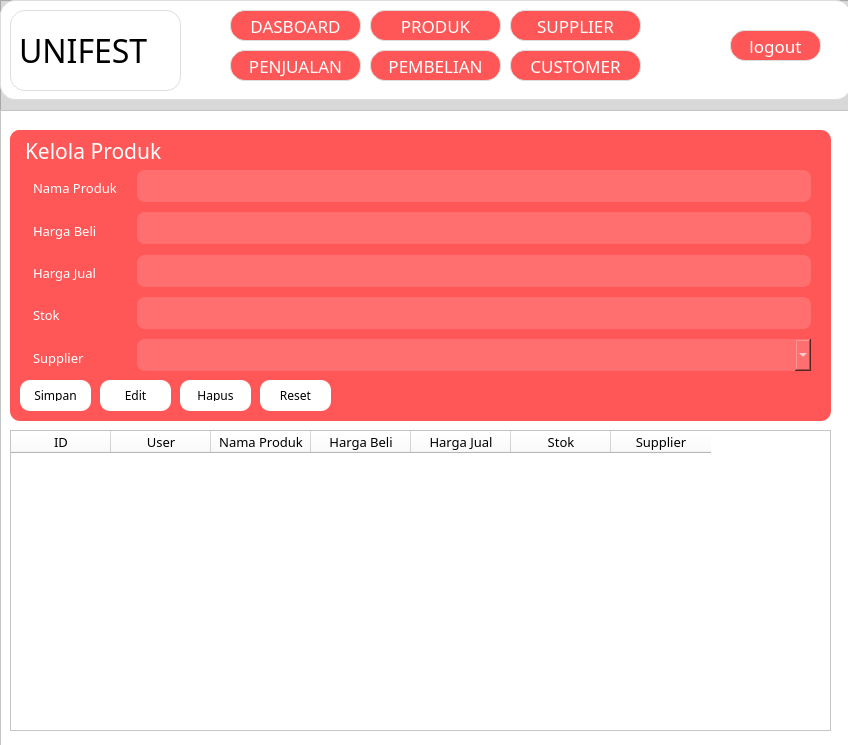
<?xml version="1.0" encoding="UTF-8"?>
<ui version="4.0">
 <class>Form_produk</class>
 <widget class="QWidget" name="Form_produk">
  <property name="geometry">
   <rect>
    <x>0</x>
    <y>0</y>
    <width>848</width>
    <height>745</height>
   </rect>
  </property>
  <property name="windowTitle">
   <string>Form</string>
  </property>
  <widget class="QFrame" name="frame_2">
   <property name="geometry">
    <rect>
     <x>0</x>
     <y>0</y>
     <width>851</width>
     <height>751</height>
    </rect>
   </property>
   <property name="styleSheet">
    <string notr="true">background-color: #d8d8d8;</string>
   </property>
   <property name="frameShape">
    <enum>QFrame::StyledPanel</enum>
   </property>
   <property name="frameShadow">
    <enum>QFrame::Raised</enum>
   </property>
   <widget class="QFrame" name="frame_header">
    <property name="enabled">
     <bool>true</bool>
    </property>
    <property name="geometry">
     <rect>
      <x>0</x>
      <y>0</y>
      <width>851</width>
      <height>100</height>
     </rect>
    </property>
    <property name="minimumSize">
     <size>
      <width>0</width>
      <height>100</height>
     </size>
    </property>
    <property name="maximumSize">
     <size>
      <width>16777215</width>
      <height>100</height>
     </size>
    </property>
    <property name="autoFillBackground">
     <bool>false</bool>
    </property>
    <property name="styleSheet">
     <string notr="true">background-color: #ffffff;
border-radius: 15px;
border: 1px solid #ddd;
</string>
    </property>
    <property name="frameShape">
     <enum>QFrame::StyledPanel</enum>
    </property>
    <property name="frameShadow">
     <enum>QFrame::Raised</enum>
    </property>
    <widget class="QLabel" name="lbl_logo">
     <property name="geometry">
      <rect>
       <x>10</x>
       <y>10</y>
       <width>171</width>
       <height>81</height>
      </rect>
     </property>
     <property name="font">
      <font>
       <family>Jersey Sharp</family>
       <pointsize>24</pointsize>
      </font>
     </property>
     <property name="text">
      <string>UNIFEST</string>
     </property>
    </widget>
    <widget class="QPushButton" name="btn_dashboard">
     <property name="geometry">
      <rect>
       <x>230</x>
       <y>10</y>
       <width>131</width>
       <height>31</height>
      </rect>
     </property>
     <property name="font">
      <font>
       <family>Milky Nice</family>
       <pointsize>13</pointsize>
      </font>
     </property>
     <property name="styleSheet">
      <string notr="true">background-color: #ff5757;
color: white;</string>
     </property>
     <property name="text">
      <string>DASBOARD</string>
     </property>
    </widget>
    <widget class="QPushButton" name="btn_produk">
     <property name="geometry">
      <rect>
       <x>370</x>
       <y>10</y>
       <width>131</width>
       <height>31</height>
      </rect>
     </property>
     <property name="font">
      <font>
       <family>Milky Nice</family>
       <pointsize>13</pointsize>
      </font>
     </property>
     <property name="styleSheet">
      <string notr="true">background-color: #ff5757;
color: white;</string>
     </property>
     <property name="text">
      <string>PRODUK</string>
     </property>
    </widget>
    <widget class="QPushButton" name="btn_supplier">
     <property name="geometry">
      <rect>
       <x>510</x>
       <y>10</y>
       <width>131</width>
       <height>31</height>
      </rect>
     </property>
     <property name="font">
      <font>
       <family>Milky Nice</family>
       <pointsize>13</pointsize>
      </font>
     </property>
     <property name="styleSheet">
      <string notr="true">background-color: #ff5757;
color: white;</string>
     </property>
     <property name="text">
      <string>SUPPLIER</string>
     </property>
    </widget>
    <widget class="QPushButton" name="btn_customer">
     <property name="geometry">
      <rect>
       <x>510</x>
       <y>50</y>
       <width>131</width>
       <height>31</height>
      </rect>
     </property>
     <property name="font">
      <font>
       <family>Milky Nice</family>
       <pointsize>13</pointsize>
      </font>
     </property>
     <property name="styleSheet">
      <string notr="true">background-color: #ff5757;
color: white;</string>
     </property>
     <property name="text">
      <string>CUSTOMER</string>
     </property>
    </widget>
    <widget class="QPushButton" name="btn_penjualan">
     <property name="geometry">
      <rect>
       <x>230</x>
       <y>50</y>
       <width>131</width>
       <height>31</height>
      </rect>
     </property>
     <property name="font">
      <font>
       <family>Milky Nice</family>
       <pointsize>13</pointsize>
      </font>
     </property>
     <property name="styleSheet">
      <string notr="true">background-color: #ff5757;
color: white;</string>
     </property>
     <property name="text">
      <string>PENJUALAN</string>
     </property>
    </widget>
    <widget class="QPushButton" name="btn_menu">
     <property name="geometry">
      <rect>
       <x>730</x>
       <y>30</y>
       <width>91</width>
       <height>31</height>
      </rect>
     </property>
     <property name="font">
      <font>
       <family>Milky Nice</family>
       <pointsize>13</pointsize>
      </font>
     </property>
     <property name="styleSheet">
      <string notr="true">background-color: #ff5757;
color: white;</string>
     </property>
     <property name="text">
      <string>logout</string>
     </property>
    </widget>
    <widget class="QPushButton" name="btn_pembelian">
     <property name="geometry">
      <rect>
       <x>370</x>
       <y>50</y>
       <width>131</width>
       <height>31</height>
      </rect>
     </property>
     <property name="font">
      <font>
       <family>Milky Nice</family>
       <pointsize>13</pointsize>
      </font>
     </property>
     <property name="styleSheet">
      <string notr="true">background-color: #ff5757;
color: white;
</string>
     </property>
     <property name="text">
      <string>PEMBELIAN</string>
     </property>
    </widget>
   </widget>
   <widget class="QFrame" name="frame_3">
    <property name="enabled">
     <bool>true</bool>
    </property>
    <property name="geometry">
     <rect>
      <x>0</x>
      <y>110</y>
      <width>851</width>
      <height>641</height>
     </rect>
    </property>
    <property name="maximumSize">
     <size>
      <width>16777215</width>
      <height>10000</height>
     </size>
    </property>
    <property name="styleSheet">
     <string notr="true">background-color: #ffffff;</string>
    </property>
    <property name="frameShape">
     <enum>QFrame::StyledPanel</enum>
    </property>
    <property name="frameShadow">
     <enum>QFrame::Raised</enum>
    </property>
    <widget class="QFrame" name="frame_6">
     <property name="geometry">
      <rect>
       <x>10</x>
       <y>20</y>
       <width>821</width>
       <height>291</height>
      </rect>
     </property>
     <property name="minimumSize">
      <size>
       <width>0</width>
       <height>240</height>
      </size>
     </property>
     <property name="maximumSize">
      <size>
       <width>16777215</width>
       <height>300</height>
      </size>
     </property>
     <property name="styleSheet">
      <string notr="true">background-color: #ff5757;
color: white;
padding: 10px;
border-radius: 10px;</string>
     </property>
     <property name="frameShape">
      <enum>QFrame::StyledPanel</enum>
     </property>
     <property name="frameShadow">
      <enum>QFrame::Raised</enum>
     </property>
     <widget class="QLabel" name="label_11">
      <property name="geometry">
       <rect>
        <x>0</x>
        <y>0</y>
        <width>171</width>
        <height>41</height>
       </rect>
      </property>
      <property name="font">
       <font>
        <family>Milky Nice</family>
        <pointsize>16</pointsize>
       </font>
      </property>
      <property name="styleSheet">
       <string notr="true">Font size: 20–24 pt;</string>
      </property>
      <property name="text">
       <string>Kelola Produk</string>
      </property>
     </widget>
     <widget class="QWidget" name="formLayoutWidget_2">
      <property name="geometry">
       <rect>
        <x>10</x>
        <y>40</y>
        <width>791</width>
        <height>206</height>
       </rect>
      </property>
      <layout class="QFormLayout" name="formLayout_2">
       <item row="0" column="0">
        <widget class="QLabel" name="label_nama_produk&#10;_2">
         <property name="font">
          <font>
           <family>Milky Nice</family>
           <pointsize>10</pointsize>
          </font>
         </property>
         <property name="text">
          <string>Nama Produk</string>
         </property>
        </widget>
       </item>
       <item row="0" column="1">
        <widget class="QLineEdit" name="input_nama_produk">
         <property name="font">
          <font>
           <family>Milky Nice</family>
           <pointsize>10</pointsize>
          </font>
         </property>
         <property name="styleSheet">
          <string notr="true">background-color: #ff6f6f;
color: white;
padding: 6px 12px;
border-radius: 8px;

</string>
         </property>
        </widget>
       </item>
       <item row="1" column="0">
        <widget class="QLabel" name="Lbl_harga_beli_2">
         <property name="font">
          <font>
           <family>Milky Nice</family>
           <pointsize>10</pointsize>
          </font>
         </property>
         <property name="text">
          <string>Harga Beli</string>
         </property>
        </widget>
       </item>
       <item row="1" column="1">
        <widget class="QLineEdit" name="input_harga_beli">
         <property name="font">
          <font>
           <family>Milky Nice</family>
           <pointsize>10</pointsize>
          </font>
         </property>
         <property name="styleSheet">
          <string notr="true">background-color: #ff6f6f;
color: white;
padding: 6px 12px;
border-radius: 8px;

</string>
         </property>
        </widget>
       </item>
       <item row="2" column="0">
        <widget class="QLabel" name="Lbl_Harga_Jual_2">
         <property name="font">
          <font>
           <family>Milky Nice</family>
           <pointsize>10</pointsize>
          </font>
         </property>
         <property name="text">
          <string>Harga Jual</string>
         </property>
        </widget>
       </item>
       <item row="2" column="1">
        <widget class="QLineEdit" name="input_harga_jual">
         <property name="font">
          <font>
           <family>Milky Nice</family>
           <pointsize>10</pointsize>
          </font>
         </property>
         <property name="styleSheet">
          <string notr="true">background-color: #ff6f6f;
color: white;
padding: 6px 12px;
border-radius: 8px;

</string>
         </property>
        </widget>
       </item>
       <item row="3" column="0">
        <widget class="QLabel" name="Lbl_Stok_2">
         <property name="font">
          <font>
           <family>Milky Nice</family>
           <pointsize>10</pointsize>
          </font>
         </property>
         <property name="text">
          <string>Stok</string>
         </property>
        </widget>
       </item>
       <item row="3" column="1">
        <widget class="QLineEdit" name="input_stok">
         <property name="font">
          <font>
           <family>Milky Nice</family>
           <pointsize>10</pointsize>
          </font>
         </property>
         <property name="styleSheet">
          <string notr="true">background-color: #ff6f6f;
color: white;
padding: 6px 12px;
border-radius: 8px;

</string>
         </property>
        </widget>
       </item>
       <item row="4" column="0">
        <widget class="QLabel" name="supplier_Label_2">
         <property name="font">
          <font>
           <family>Milky Nice</family>
           <pointsize>10</pointsize>
          </font>
         </property>
         <property name="text">
          <string>Supplier</string>
         </property>
        </widget>
       </item>
       <item row="4" column="1">
        <widget class="QComboBox" name="combo_supplier">
         <property name="font">
          <font>
           <family>Milky Nice</family>
           <pointsize>10</pointsize>
          </font>
         </property>
         <property name="styleSheet">
          <string notr="true">background-color: #ff6f6f;
color: white;
padding: 6px 12px;
border-radius: 8px;

</string>
         </property>
        </widget>
       </item>
      </layout>
     </widget>
     <widget class="QPushButton" name="btn_Simpan">
      <property name="geometry">
       <rect>
        <x>10</x>
        <y>250</y>
        <width>71</width>
        <height>31</height>
       </rect>
      </property>
      <property name="font">
       <font>
        <family>Milky Nice</family>
        <pointsize>9</pointsize>
       </font>
      </property>
      <property name="styleSheet">
       <string notr="true">background-color: white;
color: black;</string>
      </property>
      <property name="text">
       <string>Simpan</string>
      </property>
     </widget>
     <widget class="QPushButton" name="btn_Edit">
      <property name="geometry">
       <rect>
        <x>90</x>
        <y>250</y>
        <width>71</width>
        <height>31</height>
       </rect>
      </property>
      <property name="font">
       <font>
        <family>Milky Nice</family>
        <pointsize>9</pointsize>
       </font>
      </property>
      <property name="styleSheet">
       <string notr="true">background-color: white;
color: black;</string>
      </property>
      <property name="text">
       <string>Edit</string>
      </property>
     </widget>
     <widget class="QPushButton" name="btn_Hapus">
      <property name="geometry">
       <rect>
        <x>170</x>
        <y>250</y>
        <width>71</width>
        <height>31</height>
       </rect>
      </property>
      <property name="font">
       <font>
        <family>Milky Nice</family>
        <pointsize>9</pointsize>
       </font>
      </property>
      <property name="styleSheet">
       <string notr="true">background-color: white;
color: black;</string>
      </property>
      <property name="text">
       <string>Hapus</string>
      </property>
     </widget>
     <widget class="QPushButton" name="btn_Reset">
      <property name="geometry">
       <rect>
        <x>250</x>
        <y>250</y>
        <width>71</width>
        <height>31</height>
       </rect>
      </property>
      <property name="font">
       <font>
        <family>Milky Nice</family>
        <pointsize>9</pointsize>
       </font>
      </property>
      <property name="styleSheet">
       <string notr="true">background-color: white;
color: black;</string>
      </property>
      <property name="text">
       <string>Reset</string>
      </property>
     </widget>
    </widget>
    <widget class="QTableWidget" name="tableWidget">
     <property name="geometry">
      <rect>
       <x>10</x>
       <y>320</y>
       <width>821</width>
       <height>301</height>
      </rect>
     </property>
     <property name="minimumSize">
      <size>
       <width>0</width>
       <height>300</height>
      </size>
     </property>
     <property name="maximumSize">
      <size>
       <width>16777215</width>
       <height>350</height>
      </size>
     </property>
     <property name="alternatingRowColors">
      <bool>false</bool>
     </property>
     <column>
      <property name="text">
       <string>ID</string>
      </property>
      <property name="font">
       <font>
        <family>Milky Nice</family>
        <pointsize>10</pointsize>
       </font>
      </property>
     </column>
     <column>
      <property name="text">
       <string>User</string>
      </property>
      <property name="font">
       <font>
        <family>Milky Nice</family>
        <pointsize>10</pointsize>
       </font>
      </property>
     </column>
     <column>
      <property name="text">
       <string>Nama Produk</string>
      </property>
      <property name="font">
       <font>
        <family>Milky Nice</family>
        <pointsize>10</pointsize>
       </font>
      </property>
     </column>
     <column>
      <property name="text">
       <string>Harga Beli</string>
      </property>
      <property name="font">
       <font>
        <family>Milky Nice</family>
        <pointsize>10</pointsize>
       </font>
      </property>
     </column>
     <column>
      <property name="text">
       <string>Harga Jual</string>
      </property>
      <property name="font">
       <font>
        <family>Milky Nice</family>
        <pointsize>10</pointsize>
       </font>
      </property>
     </column>
     <column>
      <property name="text">
       <string>Stok</string>
      </property>
      <property name="font">
       <font>
        <family>Milky Nice</family>
        <pointsize>10</pointsize>
       </font>
      </property>
     </column>
     <column>
      <property name="text">
       <string>Supplier</string>
      </property>
      <property name="font">
       <font>
        <family>Milky Nice</family>
        <pointsize>10</pointsize>
       </font>
      </property>
     </column>
    </widget>
   </widget>
  </widget>
 </widget>
 <resources/>
 <connections/>
</ui>
